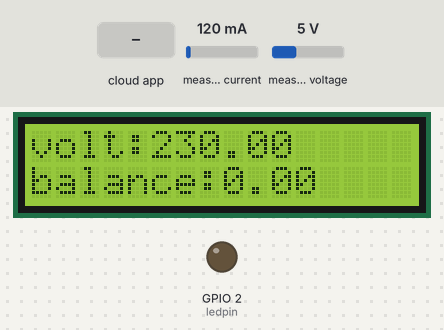
Recording of a sketch running on a simulated ESP32. Shown: 16×2 character LCD, output pins drawn as LEDs (lit = HIGH). The test bench sets the inputs (shaded band); at power-on: measured voltage 5 V, measured current 120 mA. WiFi joins after 1.5 s; servers stay silent unless stated; no MQTT or app messages arrive unless stated; web services answer with replies made up by the test bench; what the sketch prints to the serial monitor is not drawn.

Above: at 5.2 s.
5.3 s: the phone or cloud app sets amount to 0
At 6.1 s:
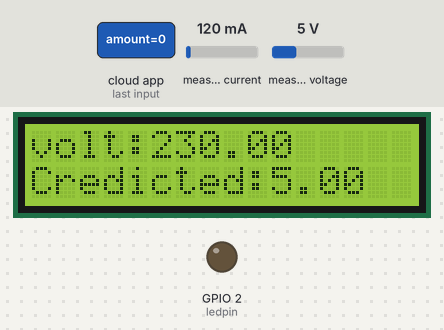
10.1 s: measured voltage set to 0.3 V
At 13.9 s:
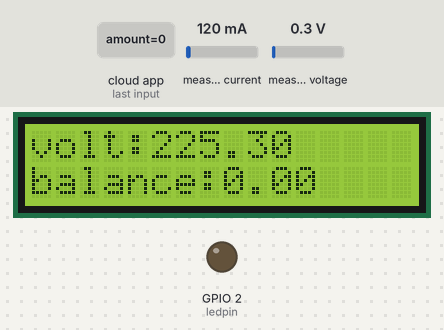
14.2 s: the phone or cloud app sets amount to 1
At 15.0 s:
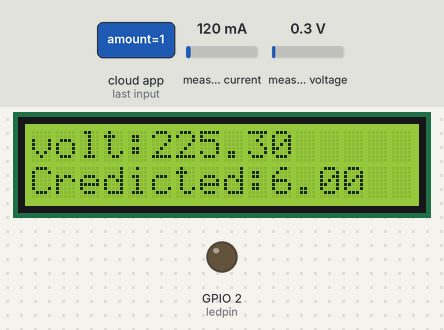
19.0 s: measured voltage set to 3.8 V
At 22.0 s:
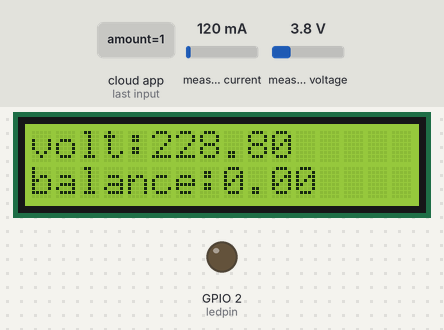
22.9 s: measured voltage set to 7.5 V
At 25.7 s:
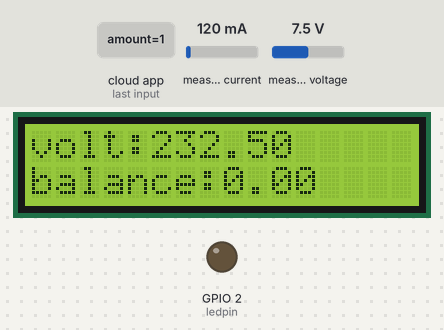
Timing chart, 0 to 27.2 s (numbered marks = the images above; inputs shaded):
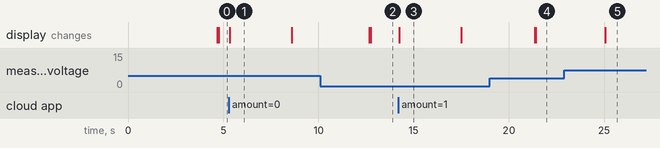

Measured:
- after the input at 5.3 s, the display: changes after 0.05 s (image 1)
- after the input at 10.1 s, the display: first differs from a run without the input after 2.6 s (image 2)
- after the input at 14.2 s, the display: changes after 0.05 s (image 3)
- after the input at 19.0 s, the display: first differs from a run without the input after 2.4 s (image 4)
- after the input at 22.9 s, the display: changes after 2.1 s (image 5)
- what the display in image 1 shows lasts 3.2 s, from 5.4 s to 8.6 s

The sketch:

main.ino
```cpp
#include <PZEM004Tv30.h>
#include <WiFi.h>
#include <WebServer.h>
#include "Adafruit_MQTT.h"
#include "Adafruit_MQTT_Client.h"
#include <Wire.h>
#include <LiquidCrystal_I2C.h>
#include <HTTPClient.h>

// Set the LCD address to 0x27 or 0x3F (Check your module's I2C address)
LiquidCrystal_I2C lcd(0x27, 16, 2);

// Telegram Bot Token & Chat ID
#define BOT_TOKEN "Telegram bot token"
#define CHAT_ID "your telegram chat id"

// WiFi Credentials
#define WIFI_SSID "wifi id"
#define WIFI_PASS "password"

// Adafruit IO Credentials
#define AIO_SERVER      "io.adafruit.com"
#define AIO_SERVERPORT  1883
#define AIO_USERNAME    "adafruit id"
#define AIO_KEY         "adafruit key"

const int ledpin = 2;
float bill=0;

// WiFi Client
WiFiClient client;

// Web server on port 80
WebServer server(80);

// Adafruit MQTT Client
Adafruit_MQTT_Client mqtt(&client, AIO_SERVER, AIO_SERVERPORT, AIO_USERNAME, AIO_KEY);

// Adafruit IO Feed
Adafruit_MQTT_Subscribe amountFeed = Adafruit_MQTT_Subscribe(&mqtt, AIO_USERNAME "/feeds/amount");
float payment;
float payment2=0;
int flag2=0;

#define PZEM_RX_PIN 16
#define PZEM_TX_PIN 17
#define PZEM_SERIAL Serial2
PZEM004Tv30 pzem(PZEM_SERIAL, PZEM_RX_PIN, PZEM_TX_PIN);
float totalEnergy = 0.0;

void setup() {
    pinMode(ledpin,OUTPUT);
    Wire.begin(21, 22); // SDA = GPIO 21, SCL = GPIO 22 (ESP32 default I2C)
    lcd.init();         // Initialize LCD
    lcd.backlight();    // Turn on the backlight
    lcd.clear();

    // Debugging Serial port
    Serial.begin(115200);
        delay(10);

    // Connect to WiFi
    Serial.print("Connecting to WiFi...");
    WiFi.begin(WIFI_SSID, WIFI_PASS);
    while (WiFi.status() != WL_CONNECTED) {
        delay(500);
        Serial.print(".");
    }
    Serial.println("\nWiFi Connected!");
    Serial.print("ESP32 IP Address: ");
    Serial.println(WiFi.localIP());

    // Define webpage route
    server.on("/", handleRoot);
    server.begin();
    Serial.println("Web server started");

    // Connect to MQTT (Adafruit IO)
    mqtt.subscribe(&amountFeed);

}
void loop() {
  server.handleClient();  // Handle web requests
  //displaySerial();        // Display sensor values in Serial Monitor

  float bill0=adafruitconnect();
  bill=bill+bill0;
  Serial.println(bill);
  Serial.println(bill0);

    lcd.setCursor(0, 1);
    lcd.print("               ");
    lcd.setCursor(0, 1);
    lcd.print("balance:");
    lcd.print(bill/100);


  float voltage = pzem.voltage();
  float current = pzem.current();
  float energy = pzem.energy();  // Energy in Wh for the current session
  if(isnan(energy)){
    energy=0;
  }
  float energy0=voltage*current*3.5;
  if(isnan(voltage)){
    energy0=0;
  }
  if(bill!=0){
    float bill_dummy=bill_calcules(bill,energy0);
    bill=bill_dummy;
  }


  // Calculate power consumption for current session in kWh
  float currentEnergy = energy / 1000.0;  // Convert Wh to kWh

  // Accumulate total energy consumption in kWh (only while ESP32 is powered on)
  if (!isnan(currentEnergy) && currentEnergy >= 0) {
    totalEnergy += currentEnergy;  // Add current energy to temporary total
  }


  if (isnan(voltage)) {
    Serial.println("Error reading PZEM sensor!");
    lcd.setCursor(0, 0);
    lcd.print("               ");
    lcd.setCursor(0, 0);
    lcd.print("Error!");
  } else {
    Serial.print("Voltage: "); Serial.print(voltage); Serial.println(" V");
    Serial.print("Current: "); Serial.print(current); Serial.println(" A");
    Serial.print("Energy (Session): "); Serial.print(energy); Serial.println(" Wh");
    Serial.print("Total Power Consumption (Temp): "); Serial.print(totalEnergy); Serial.println(" kWh");
    Serial.print("bill:");Serial.println(bill);
    Serial.println("-----------------------------");
    lcd.setCursor(0, 0);
    lcd.print("               ");
    lcd.setCursor(0, 0);
    lcd.print("volt:");
    lcd.print(voltage);
  }

  delay(500);  // Refresh every 2 seconds
  if(WiFi.status() != WL_CONNECTED){
   wififixing();
  }
}


float adafruitconnect(){
      // Ensure MQTT connection
    MQTT_connect();
    int flag=0;
    // Read data from Adafruit IO
    Adafruit_MQTT_Subscribe *subscription;
    while ((subscription = mqtt.readSubscription(3000))) {
        if (subscription == &amountFeed) {
            payment = atoi((char *)amountFeed.lastread);
            payment=payment+5;
            payment2=payment;
            flag=flag+1;
            // Print received value
            Serial.print("Received Feed Value (amount): ");
            Serial.println(payment);
            lcd.setCursor(0, 1);
            lcd.print("               ");
            lcd.setCursor(0, 1);
            lcd.print("Credicted:");
            lcd.print(payment);
            sendTelegramMessage("payment successful!");


        }
        else{
          payment=0;
        }
    }
    if(isnan(payment)){
      payment=0;
      payment2=0;
    }
    else if(flag==0){
      payment=0;
    }
  delay(10);
  return payment;
}

// Function to connect/reconnect to MQTT
void MQTT_connect() {
    int8_t ret;

    if (mqtt.connected()) {
        return;
    }

    Serial.print("Connecting to Adafruit IO...");
    while ((ret = mqtt.connect()) != 0) {
        Serial.println(mqtt.connectErrorString(ret));
        Serial.println("Retrying in 5 seconds...");
        mqtt.disconnect();
        delay(5000);
    }
    Serial.println("Connected to Adafruit IO!");
}

float bill_calcules(float bill2,float energy2 ){
  float energy3=energy2/10;
  float bill3=bill2-energy2;
  //bill3=bill3-15;
  if(bill3<=0){
        digitalWrite(ledpin,0);
        bill3=0;
        sendTelegramMessage("⚠️ Alert:your quata is finished, Recharge your balance! ⚠️");
  }
  else{
    digitalWrite(ledpin,1);
  }
  if(bill3<=payment2/2){
    if(flag2==0){
      sendTelegramMessage("⚠️ Alert: 50% of amount used.save electricity ⚠️");
      flag2=flag2+1;
    }
  }
  else {
    flag2=0;
  }
  return bill3;
}

// Function to serve stylish webpage with live sensor values
void handleRoot() {
    float voltage = pzem.voltage();
    float current = pzem.current();
    //float power = pzem.power();
    float energy = pzem.energy();
    float webbill=bill/100;

    String html = "<html><head><title>ESP32 Power Monitor</title>";
    html += "<meta name='viewport' content='width=device-width, initial-scale=1.0'>";
    html += "<meta http-equiv='refresh' content='2'>";
    html += "<style>";
    html += "body { font-family: Arial, sans-serif; text-align: center; background-color: #f4f4f4; margin: 0; padding: 0; }";
    html += ".container { max-width: 400px; margin: auto; background: white; padding: 20px; border-radius: 10px; box-shadow: 0 0 10px rgba(0, 0, 0, 0.1); margin-top: 50px; }";
    html += "h2 { color: #333; }";
    html += ".data-box { background: #007bff; color: white; padding: 10px; border-radius: 5px; margin: 10px 0; font-size: 20px; }";
    html += ".label { font-weight: bold; font-size: 18px; }";
    html += "</style>";
    html += "</head><body>";
    html += "<div class='container'>";
    html += "<h2>WATTPAY</h2>";
    html += "<div class='data-box'><span class='label'>Voltage:</span> " + String(voltage) + " V</div>";
    html += "<div class='data-box'><span class='label'>Current:</span> " + String(current) + " A</div>";
    html += "<div class='data-box'><span class='label'>Balance:</span> " + String(webbill) + " rs</div>";
    html += "<div class='data-box'><span class='label'>Energy:</span> " + String(energy) + " kWh</div>";
    html += "</div>";
    html += "</body></html>";

    server.send(200, "text/html", html);
}

void sendTelegramMessage(String message) {
message.replace(" ", "%20");  // Replace spaces with %20 for URL encoding

    String url = "https://api.telegram.org/bot" + String(BOT_TOKEN) + "/sendMessage?chat_id=" + CHAT_ID + "&text=" + message;

    Serial.println("Sending message...");
    Serial.println("URL: " + url);  // Debugging: Print the URL

    HTTPClient http;
    http.begin(url);
    int httpCode = http.GET();
    String payload = http.getString();  // Get response from server

    Serial.println("HTTP Code: " + String(httpCode));  // Print HTTP code
    Serial.println("Server Response: " + payload);  // Print full response

    if (httpCode == 200) {
        Serial.println("✅ Message sent successfully!");
    } else {
        Serial.println("❌ Failed to send message!");
    }

    http.end();
}

void wififixing(){
      // Connect to WiFi
      int count=0;
    WiFi.begin(WIFI_SSID, WIFI_PASS);
    Serial.print("Connecting to WiFi");
    while (WiFi.status() != WL_CONNECTED) {
        delay(500);
        Serial.print(".");
        count=count+1;
        if(count==6){
          break;
        }
    }
    Serial.println("\nConnected to WiFi");
    Serial.print("ESP32 IP Address: ");
    Serial.println(WiFi.localIP());

    // Define webpage route
    server.on("/", handleRoot);
    server.begin();
    Serial.println("Web server started");
}
```
